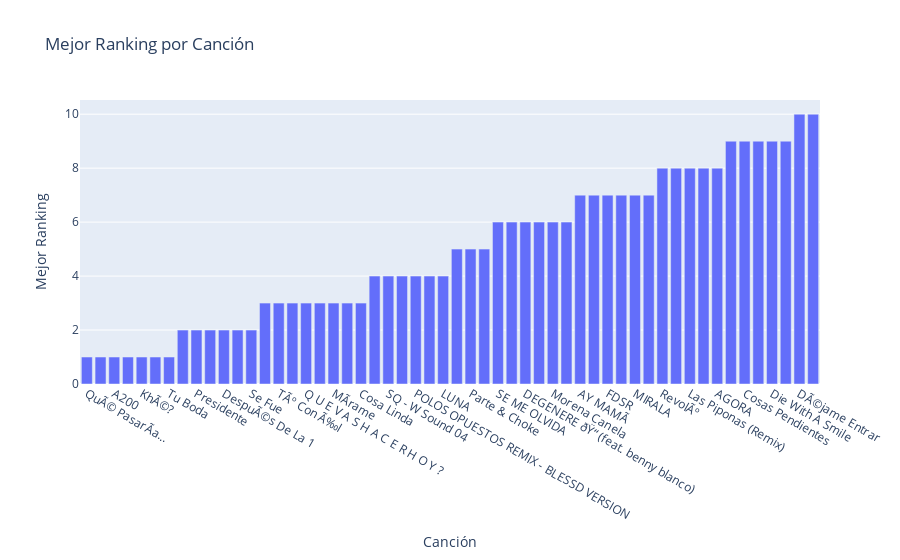

Here is the notebook cell this chart was saved with:
### Markdown cell above
# Gráfica / representación de la consulta 1

En esta sección, se presenta la gráfica de barras generada a partir de los datos obtenidos de la consulta 1. Esta consulta analiza cómo los atributos musicales de las canciones, como danceability, energy, valence y tempo, están relacionados con su éxito en los rankings (definido por su mejor posición alcanzada).

### Code cell
try:
    # Conexión a la base de datos
    connection = psycopg2.connect(
        host='localhost',
        user='postgres',  # Reemplaza con tu usuario de la base de datos
        password='2I@@`7ao*3}*',  # Reemplaza con tu contraseña
        database='proyecto'
    )
    print("Conexión exitosa")
    
    # Crear un cursor
    cursor = connection.cursor()
    
    # Ejecutar la consulta
    t_consulta1 = "SELECT c.spotify_id, c.nombre AS cancion, c.danceability, c.energy, c.valence, c.tempo, MIN(r.ranking_diario) AS mejor_ranking FROM Canciones c JOIN Rankings r ON c.spotify_id = r.spotify_id GROUP BY c.spotify_id, c.nombre, c.danceability, c.energy, c.valence, c.tempo HAVING MIN(r.ranking_diario) <= 10 ORDER BY mejor_ranking ASC;"

    cursor.execute(t_consulta1)
    rows = cursor.fetchall()
    
    # Obtener los nombres de las columnas
    column_names = [desc[0] for desc in cursor.description]

    # Crear un DataFrame
    df = pd.DataFrame(rows, columns=column_names)
    print(df)

    # Generar la gráfica de barras
    fig = px.bar(
        df,
        x='cancion',
        y='mejor_ranking',
        title='Mejor Ranking por Canción',
        labels={
            'mejor_ranking': 'Mejor Ranking',
            'cancion': 'Canción'
        }
    )

    # Mostrar la gráfica
    fig.show()
    
except Exception as error:
    print("Error al conectar o ejecutar la consulta:", error)
finally:
    if connection:
        cursor.close()
        connection.close()
        print("Conexión cerrada")

### Figure 1 — Plotly figure (JSON) as saved in the notebook; plotly's stock layout.template omitted (floating-point values rounded to 4 significant figures)
{"data": [{"alignmentgroup": "True", "hovertemplate": "Canción=%{x}<br>Mejor Ranking=%{y}<extra></extra>", "legendgroup": "", "marker": {"color": "#636efa", "pattern": {"shape": ""}}, "name": "", "offsetgroup": "", "orientation": "v", "showlegend": false, "textposition": "auto", "type": "bar", "x": ["QuÃ© PasarÃa...", "57", "A200", "Amor de Vago", "KhÃ©?", "Nueva Era", "Tu Boda", "AlegrÃa", "Presidente", "EL LOKERON", "DespuÃ©s De La 1", "Soltera - W Sound 01", "Se Fue", "Si Un DÃa EstÃ¡s Sola | CROSSOVER #7", "TÃº Con Ã‰l", "Zoom Zoom", "Q U E V A S H A C E R H O Y ?", "Who", "MÃrame", "DOS DÃAS", "Cosa Linda", "DEPORTIVO", "SQ - W Sound 04", "Si Antes Te Hubiera Conocido", "POLOS OPUESTOS REMIX - BLESSD VERSION", "noviogangsta <3", "LUNA", "NADIE", "Parte & Choke", "ESCAPATE", "SE ME OLVIDA", "Cosa Nuestra", "DEGENERE ðŸ‘‘ (feat. benny blanco)", "LA PATRULLA", "Morena Canela", "PELIGROSA", "AY MAMÃ", "Piel", "FDSR", "Perdonarte, Â¿Para QuÃ©?", "MIRALA", "Espresso Martini", "RevolÃº", "Rey Sin Reina", "Las Piponas (Remix)", "CHIKA MALA", "AGORA", "Madonna", "Cosas Pendientes", "UWAIE", "Die With A Smile", "Hasta AquÃ LleguÃ©", "DÃ©jame Entrar", "NEL"], "xaxis": "x", "y": [1, 1, 1, 1, 1, 1, 1, 2, 2, 2, 2, 2, 2, 3, 3, 3, 3, 3, 3, 3, 3, 4, 4, 4, 4, 4, 4, 5, 5, 5, 6, 6, 6, 6, 6, 6, 7, 7, 7, 7, 7, 7, 8, 8, 8, 8, 8, 9, 9, 9, 9, 9, 10, 10], "yaxis": "y"}], "layout": {"barmode": "relative", "legend": {"tracegroupgap": 0}, "title": {"text": "Mejor Ranking por Canción"}, "xaxis": {"anchor": "y", "domain": [0, 1], "title": {"text": "Canción"}}, "yaxis": {"anchor": "x", "domain": [0, 1], "title": {"text": "Mejor Ranking"}}}}
